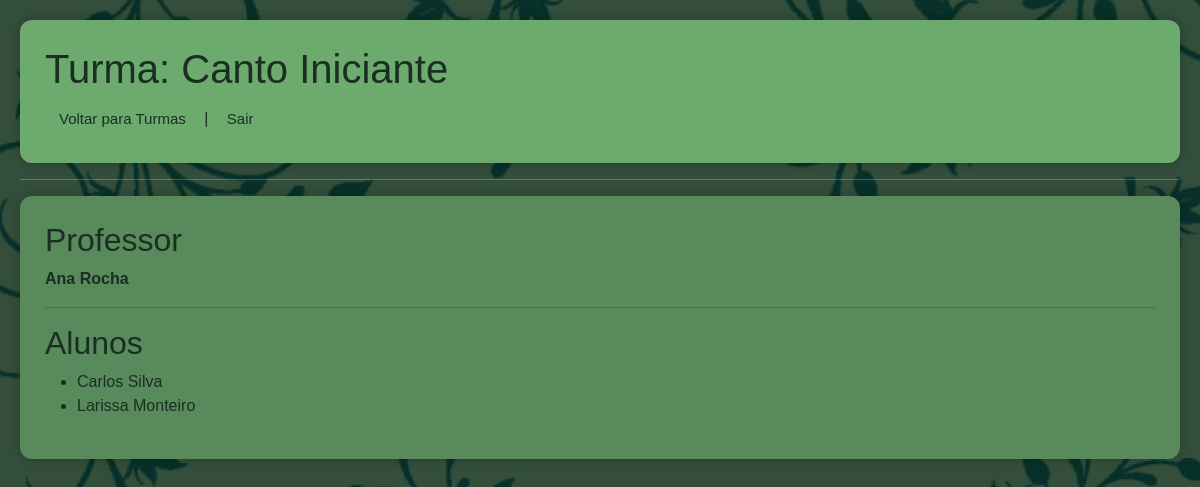
Page /turma/2/pessoas on the committed database.
### tables this page shows
CREATE TABLE Turma (
    id_turma INTEGER PRIMARY KEY AUTOINCREMENT,
    nome TEXT NOT NULL,
    descricao TEXT,
    especialidade TEXT,
    id_professor INTEGER NOT NULL,
    id_escola INTEGER NOT NULL,
    criada_por TEXT DEFAULT 'professor',
    data_criacao TEXT,
    FOREIGN KEY (id_professor) REFERENCES Professor(id_professor),
    FOREIGN KEY (id_escola) REFERENCES Escola(id_escola)
);

CREATE TABLE Professor (
    id_professor INTEGER PRIMARY KEY AUTOINCREMENT,
    nome TEXT NOT NULL,
    email TEXT NOT NULL UNIQUE,
    senha TEXT NOT NULL,
    endereco TEXT,
    telefone TEXT,
    proficiencia TEXT,
    id_escola INTEGER NOT NULL,
    status_escola TEXT DEFAULT 'aprovado',
    data_aprovacao TEXT,
    FOREIGN KEY (id_escola) REFERENCES Escola(id_escola)
);

CREATE TABLE Aluno (
    id_aluno INTEGER PRIMARY KEY AUTOINCREMENT,
    nome TEXT NOT NULL,
    email TEXT NOT NULL UNIQUE,
    endereco TEXT,
    telefone TEXT,
    senha TEXT NOT NULL,
    id_escola INTEGER,
    status_escola TEXT DEFAULT 'aprovado',
    data_aprovacao TEXT,
    FOREIGN KEY (id_escola) REFERENCES Escola(id_escola)
);

### app.py (the view)
@app.route("/turma/<int:id_turma>/pessoas")
def turma_pessoas(id_turma):
    dados = service.buscar_pessoas_da_turma(id_turma, session)
    if dados is None:
        return None
    return render_template(
        "turma_pessoas.html",
        nome_turma=dados["nome_turma"],
        professor=dados["professor"],
        alunos=dados["alunos"],
        origem=dados["origem"]
    )

### model.py (called while the page is built)
def conectar():
    return sqlite3.connect("escola.db")

def listar_pessoas_da_turma(id_turma):
    conn = conectar()
    cursor = conn.cursor()
    cursor.execute("""
    SELECT Professor.nome
    FROM Turma
    JOIN Professor ON Turma.id_professor = Professor.id_professor
    WHERE Turma.id_turma = ?
    """, (id_turma,))
    professor = cursor.fetchone()
    cursor.execute("""
    SELECT Aluno.nome
    FROM Aluno
    JOIN Aluno_Turma
    ON Aluno.id_aluno = Aluno_Turma.id_aluno
    WHERE Aluno_Turma.id_turma = ?
    """, (id_turma,))
    alunos = cursor.fetchall()
    conn.close()
    return professor[0] if professor else None, [a[0] for a in alunos]

def buscar_nome_turma(id_turma):
    conn = conectar()
    cursor = conn.cursor()
    cursor.execute("""
    SELECT nome
    FROM Turma
    WHERE id_turma = ?
    """, (id_turma,))
    turma = cursor.fetchone()
    conn.close()
    return turma[0] if turma else None

### service.py (called while the page is built)
def buscar_pessoas_da_turma(id_turma,session):
    professor, alunos = model.listar_pessoas_da_turma(id_turma)
    if professor is None:
        return "Turma não encontrada", 404
    nome_turma = model.buscar_nome_turma(id_turma)
    origem = "aluno"
    if "professor_id" in session:
        origem = "professor"
    return {
        "nome_turma":nome_turma,
        "professor":professor,
        "alunos":alunos,
        "origem":origem
    }

### templates/turma_pessoas.html (shortened to what this page needs)
<!DOCTYPE html>
<html lang="pt-br">
<head>
    <link href="https://cdn.jsdelivr.net/npm/bootstrap@5.3.8/dist/css/bootstrap.min.css" rel="stylesheet">
    <link rel="stylesheet" href="{{ url_for('static', filename='style.css') }}">
</head>
<body>
    <div id="container1">
        <div id="divtopo">
            <h1>Turma: {{ nome_turma }}</h1>
            <nav>
                {% if origem == "professor" %}
                    <a href="/professor">Voltar</a> |
                {% else %}
                    <a href="/turmas">Voltar para Turmas</a> |
                {% endif %}
                <a href="/logout">Sair</a>
            </nav>
        </div>
        <hr>
        <div id="divturmas">
            <h2>Professor</h2>
            <p><strong>{{ professor }}</strong></p>
            <hr>
            <h2>Alunos</h2>
            {% if alunos %}
            <ul>
                {% for aluno in alunos %}
                <li>{{ aluno }}</li>
                {% endfor %}
            </ul>
            {% else %}
            <p>Nenhum aluno cadastrado nesta turma.</p>
            {% endif %}
        </div>
    </div>
</body>
</html>

### static/style.css (style rules this page uses)
:root { --verde-principal: #3E5F47; --verde-secundario: #6caa6e; --verde-hover: #6AAE70; --verde-medio: #588A5B; --fundo-claro: #C8E6C9; --fundo-suave: #DFECE0; --texto-escuro: #1A2F22; --texto-claro: #F4F4F4; --sombra: rgba(0,0,0,0.2); }
body { margin: 0; padding: 20px; font-family: 'Lucida Sans', 'Lucida Sans Regular', 'Lucida Grande', 'Lucida Sans Unicode', Geneva, Verdana, sans-serif; background-color: var(--verde-principal); background-image: url(/static/img/fundomaestro.png); background-size: cover; background-position: center; color: var(--texto-claro); }
a { display: inline-block; padding: 7px 14px; color: var(--texto-escuro); text-decoration: none; border-radius: 6px; font-size: 15px; }
#divturmas { background-color: var(--verde-medio); color: var(--texto-escuro); padding: 25px; min-width: 250px; border-radius: 12px; margin-bottom: 14px; box-shadow: 0 0 12px var(--sombra); }
#divtopo { background-color: var(--verde-secundario); color: var(--texto-escuro); padding: 25px; border-radius: 12px; margin-bottom: 14px; box-shadow: 0 0 12px var(--sombra); }

### rows in the picture
Turma: nome "Canto Iniciante"
Professor: nome "Ana Rocha"
Aluno: nome "Carlos Silva"
Aluno: nome "Larissa Monteiro"
